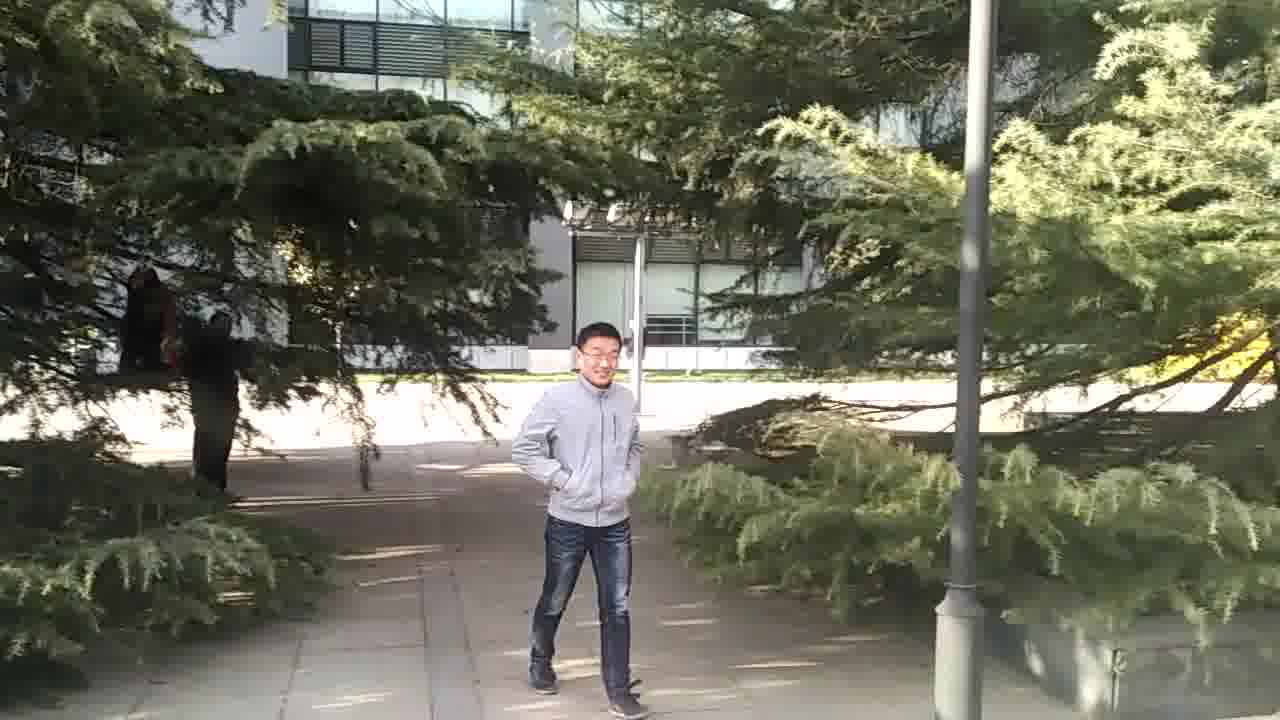
#> input picture pics/1-47.jpg, 1280 x 720 px; its folder holds only this picture in this run
$ python -i detec_org.py   (imports and definitions only)
#> lines starting #> are read from the running program, lines starting #| are printed output that depends on the picture; after the words box and inside, x2 and y2 are one past the last pixel; in counts of white or black regions, pixels touching at a corner belong together
import cv2
import operator
import numpy as np
#from numba import jit
import os
from PIL import Image
from numba import jit
import time
import concurrent.futures

# [229 lines left out: functions just_BR_class, garbcut_seg, morphology_filter, max_cir_rectangle, cal_circle_edge_weight, clear_edge and 4 more, not called in this run]

def not_moto_point_delete():
    for not_moto_point in not_moto_positon:
        img_detec_binary_makeborder_copy[not_moto_point] = 0

# [13 lines left out: functions checkfirst, rename, not called in this run]

def create_my_cityscpaes_label_colormap():
    colormap=np.zeros([19,3],dtype=int)
    colormap[0]=np.array([ 0,0, 0])
    colormap[1]=np.array([ 128, 0 ,0])
    colormap[2]=np.array([ 64, 0, 0])
    colormap[3]=np.array([ 128 ,128, 0])
    colormap[4]=np.array([ 0, 0, 128])
    colormap[5]=np.array([ 128, 0, 128])
    colormap[6]=np.array([ 0, 128, 128])
    colormap[7]=np.array([ 128, 128, 128])
    colormap[8]=np.array([0, 128, 0])
    colormap[9]=np.array([ 192, 0, 0])
    colormap[10]=np.array([135,206,235])
    colormap[11]=np.array([ 192, 128, 0])
    colormap[12]=np.array([ 64, 0, 128])
    colormap[13]=np.array([ 192, 0, 128])
    colormap[14]=np.array([ 64, 128, 128])
    colormap[15]=np.array([ 192, 128, 128])
    colormap[16]=np.array([ 0, 64, 0])
    colormap[17]=np.array([ 128, 64, 0])
    colormap[18]=np.array([ 255, 255, 0])
    return colormap

def gen_planar(img):
    colormap = create_my_cityscpaes_label_colormap()
    ret = dict()
    height,width=img.shape[0],img.shape[1]
#> height = 720; width = 1280
    img = img[: , : , : : -1]
#> img is the input picture: shape (720, 1280, 3); mean B, G, R 93.5, 110.3, 109.3
    temp_img = np.ones((height,width,3), np.uint8)* 255
    with concurrent.futures.ProcessPoolExecutor() as executor:
        for idx, color in enumerate(colormap):
            temp_img = np.ones((height,width,3), np.uint8)* 255
            mask = np.all(color == img, axis=-1)
            pixel_num = (mask==True).sum()
            temp_img[np.where(mask[:,:,]==True)] = color
            # r = Image.fromarray(temp_img.astype(np.uint8),'RGB')
            if pixel_num > 0:
                temp_img = cv2.cvtColor(np.asarray(temp_img), cv2.COLOR_RGB2BGR)
                lcc_result = get_lcc(temp_img,idx,color)
                ret[idx] = lcc_result.copy()
            temp_img = np.ones((height,width,3), np.uint8)* 255
#> this loop made 19 passes
#> pixel_num on passes 2, 3, 4, 5, 6, 7, 9, 10, 11, 12, 13, 14: 0, 0, 0, 0, 0, 0, 0, 0, 0, 0, 0, 0
#> (pixel_num, status in get_lcc, instances in get_lcc) on passes 1, 8: (3, [[0, 0, 1280, 720, 921597], [127, 284, 1, 3, 3]], 1), (9, [[0, 0, 1280, 720, 921600]], 0)
#> pass 1, in gen_planar, `mask = np.all(color == img, axis=-1)`:
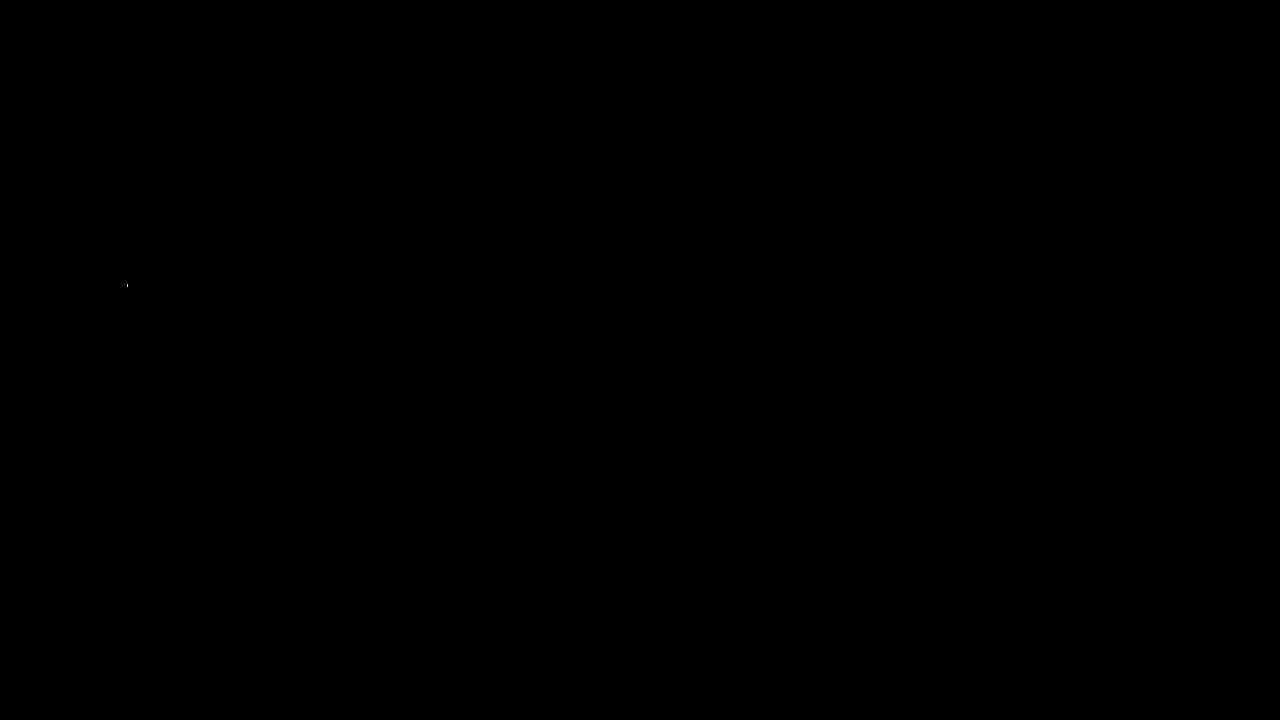
#> mask: shape (720, 1280) bool; 0% white in thin lines or dots, all inside (x1, y1, x2, y2) = (127, 284, 128, 287)
#> after the loop: temp_img: shape (720, 1280, 3); every value is 255
#> after the loop, ret = {0: [], 7: []}
    return ret

def get_lcc(test_lcc_img, color_label, color):
    ret = []
    gray_image = cv2.cvtColor(test_lcc_img, cv2.COLOR_RGB2GRAY)
    _, thresh = cv2.threshold(gray_image, 125, 255, cv2.THRESH_BINARY_INV)
    nncomps = cv2.connectedComponentsWithStats(thresh)
    labels = nncomps[1]
    status = nncomps[2]
    for rec in status:
        x = rec[0]
        y = rec[1]
        width = rec[2]
        height = rec[3]
        cv2.rectangle(test_lcc_img, (x,y), (x+width, y+height), (125,125,125), 2)
    instances = len(status) -1
    # 创建一个临时图
    height,width=test_lcc_img.shape[0],test_lcc_img.shape[1]
    temp_img = np.ones((height,width,3), np.uint8) * 255
    with concurrent.futures.ProcessPoolExecutor() as executor:
        for ins in range(1, instances + 1):
            if color_label not in range(11,19) and status[ins][2] <= 5 and status[ins][3] <= 5:
                continue
            temp_img[np.where(labels==ins)] = color
            r = cv2.cvtColor(np.asarray(temp_img), cv2.COLOR_RGB2BGR)
            ret.append(r.copy())
            temp_img = np.ones((height,width,3), np.uint8) * 255
    return ret

# [6 lines left out: function findfirst, not called in this run]

# [201 lines not run here, left out]

>>> import cv2
>>> picture = cv2.cvtColor(cv2.imread('pics/1-47.jpg'), cv2.COLOR_BGR2RGB)
>>> result = gen_planar(picture)
#> result = {0: [], 7: []}
